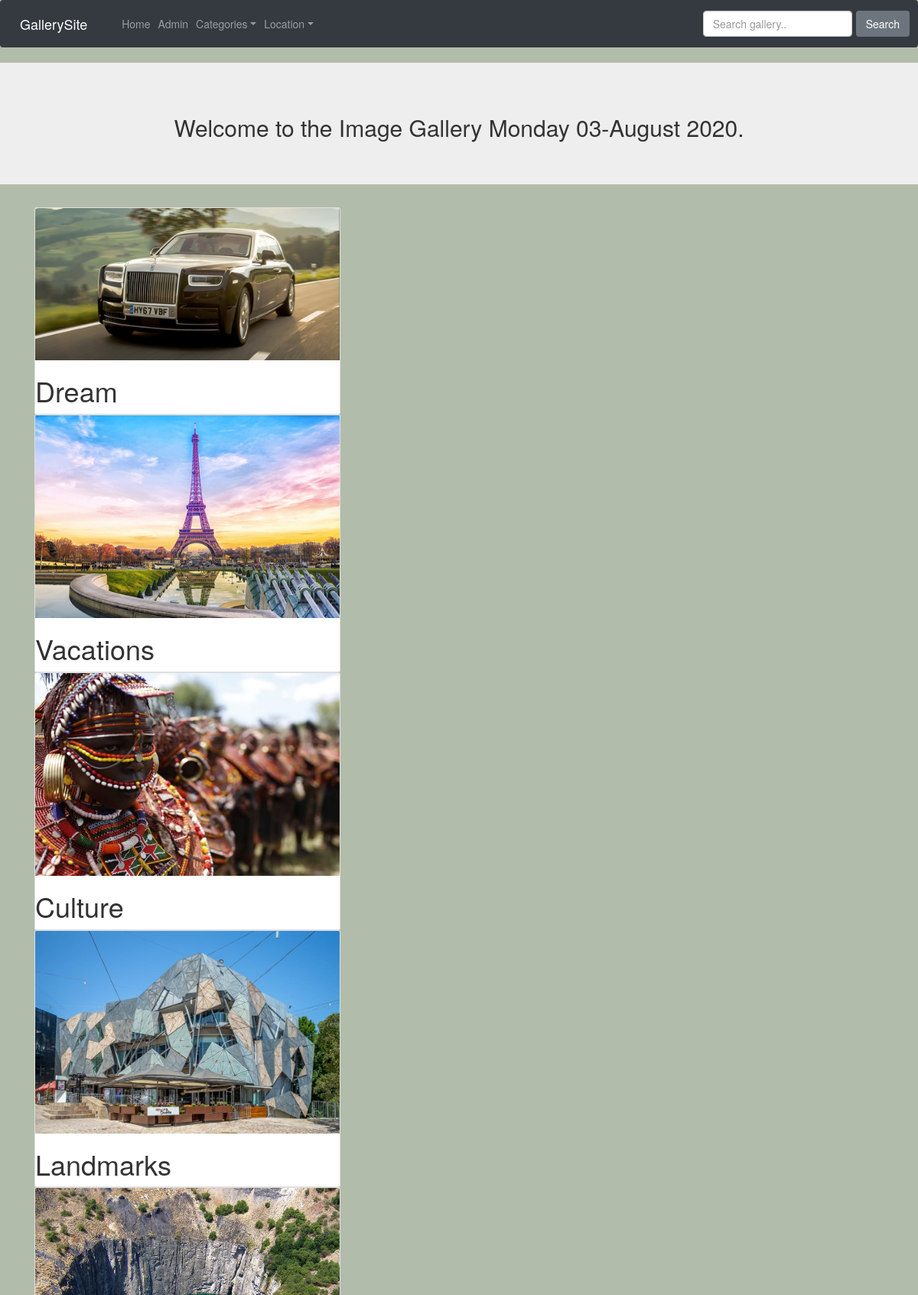
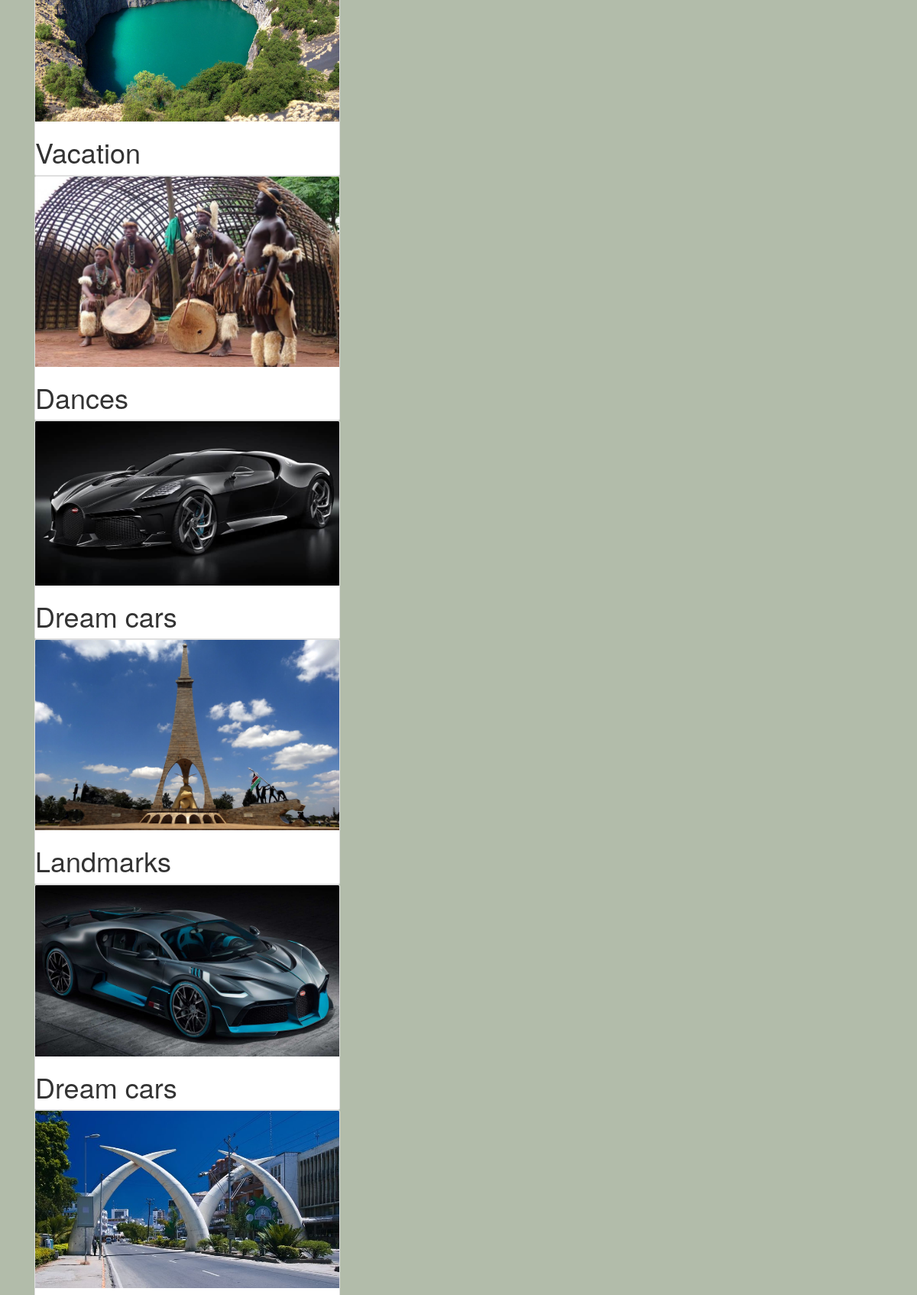
The page / (upper part) on the database its author committed (2 pictures, top to bottom).
### posts/models.py (models this page shows, shortened)
class Post(models.Model):
    title = models.CharField(max_length=30)
    category = models.ForeignKey(Category, on_delete=models.PROTECT, default=1)
    location = models.ForeignKey(Location, on_delete=models.PROTECT, default=1)
    description = models.TextField()
    image =  models.ImageField(blank=True)

### posts/views.py (the view)
# urls.py: path('',views.blog_view,name='blog'),
def blog_view(request):
    date = dt.date.today()
    posts = Post.objects.all()
    return render(request,'blog.html',{'date':date, 'posts':posts})

### posts/models.py (called while the page is built)
    def __str__(self):
        return self.name

### posts/views.py (called while the page is built)
def category_list(request):
    category_list = Category.objects.exclude(name='default')
    context = {
        "category_list": category_list,
    }
    return context

def location_list(request):
    location_list = Location.objects.exclude(name='default')
    context = {
        "location_list":location_list,
    }
    return context

### templates/blog.html (shortened to what this page needs)
{% extends 'base.html' %}
{% block content %}
<div class="jumbotron jumbotron-fluid">
  <div class="container">
      <h2 class="text-center"> Welcome to the Image Gallery {{date|date:"l d-F Y"}}.</h2>
  </div>
</div>
<div class="container">
  {% for post in posts %}
    <div class="card" style="width:400px">
      <a href="" data-toggle="modal" data-target="#{{post.id}}">
      <img class="card-img-top" src="{{post.image.url}}"  class="img-responsive img-thumbnail image" style="width:100%">
      </a>
      <h1>{{post.title}}</h1>
    </div>
{% endfor %}
</div>
{% endblock %}

### posts/static/css/main.css (style rules this page uses)
body { background-color: #B2BCAA; }

### rows shown on the page
Post: image (picture), title "Dream"
Post: image (picture), title "Vacations"
Post: image (picture), title "Culture"
Post: image (picture), title "Landmarks"
Post: image (picture), title "Vacation"
Post: image (picture), title "Dances"
Post: image (picture), title "Dream cars"
Post: image (picture), title "Landmarks"
Post: image (picture), title "Dream cars"
Post: image (picture)

### other values the page prints
{{ date|date:"l d-F Y" }} "Monday 03-August 2020"
